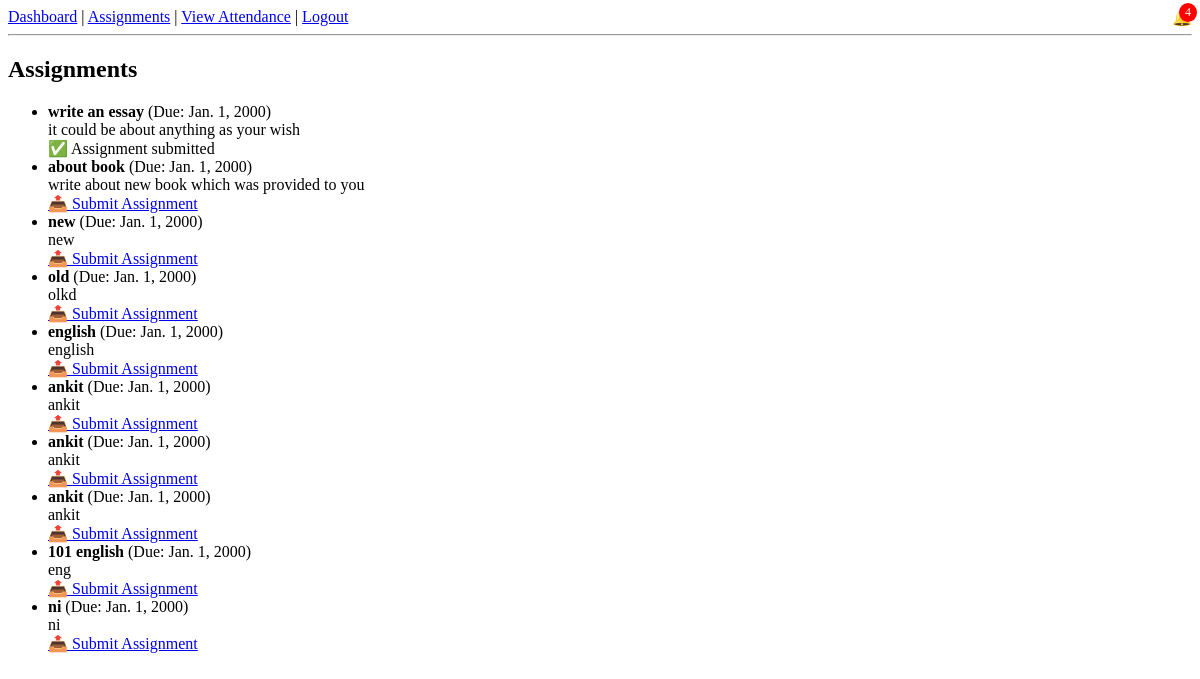
Before: /assignments/ (signed in) with the older database file.
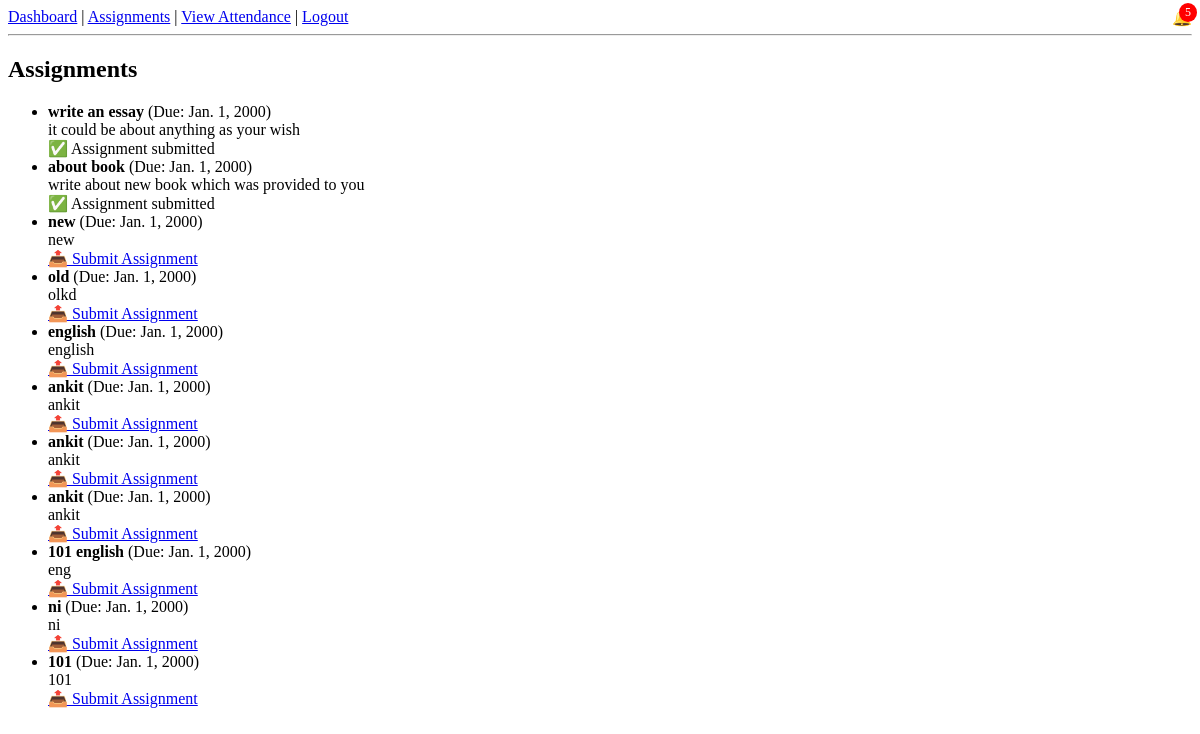
After: the same page with the newer database file.
### core/models.py (models this page shows, shortened)
class Assignment(models.Model):
    course = models.ForeignKey(Course, on_delete=models.CASCADE)
    title = models.CharField(max_length=100)
    description = models.TextField(blank=True)
    due_date = models.DateField()

### core/views.py (the view)
# urls.py: path('assignments/', views.assignment_list, name='assignment_list'),
@login_required
def assignment_list(request):
    if hasattr(request.user, 'student'):
        submissions = AssignmentSubmission.objects.filter(student=request.user.student)
    else:
        submissions = AssignmentSubmission.objects.none()
    assignments = Assignment.objects.all()
    submission_status = {s.assignment.id: s for s in submissions}
    return render(request, 'core/assignment_list.html', {
        'assignments': assignments,
        'submissions': submissions,
        'submission_status': submission_status,  # ✅ Pass this to the template
    })

### core/context_processors.py (called while the page is built)
def notifications_processor(request):
    if request.user.is_authenticated:
        return {
            'notifications': request.user.notifications.filter(is_read=False).order_by('-created_at')
        }
    return {}

### core/templatetags/dict_filters.py (called while the page is built)
@register.filter
def dict_get(d, key):
    try:
        return d.get(key)
    except (AttributeError, TypeError):
        return None

### core/templates/core/assignment_list.html (shortened to what this page needs)
{% extends 'core/base.html' %}
{% load dict_filters %}
{% block content %}
<h2>Assignments</h2>
<ul>
    {% for assignment in assignments %}
    <li>
        <strong>{{ assignment.title }}</strong> (Due: {{ assignment.due_date }})<br>
        {{ assignment.description }}<br>
        {% if not user.is_staff %}
            {% if submission_status|dict_get:assignment.id %}
                ✅ Assignment submitted
            {% else %}
                <a href="{% url 'submit_assignment' assignment.id %}">📤 Submit Assignment</a>
            {% endif %}
        {% else %}
            <a href="{% url 'assignment_submissions' assignment.id %}">View Submissions</a>
        {% endif %}
    </li>
    {% empty %}
    <li>No assignments available.</li>
    {% endfor %}
</ul>
{% endblock %}

Changed rows visible on the page:
computed for Assignment "about book": text "📤 Submit Assignment" → "✅ Assignment submitted"
added Assignment: title "101", due_date "Jan. 1, 2000", description "101", shows "📤 Submit Assignment"
Other visible differences:
{{ notifications|length }}: "4" → "5"
